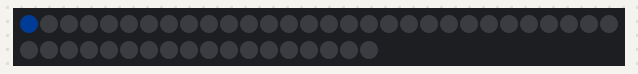
Simulated run of this sketch. Board: Arduino Uno, built with avr-gcc and run on an emulated ATmega328P. Parts: 48 RGB LEDs in strip order, left to right, continuing on the next row. Dim RGB values are drawn brighter than linear.

Above: at 0.03 s.
At 0.61 s:
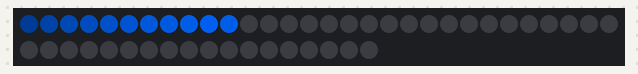
At 1.3 s:
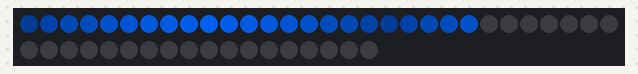
At 1.99 s:
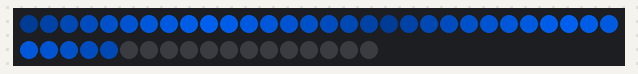
At 2.69 s:
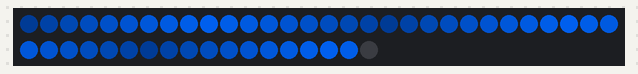

The sketch:

flow.ino
```cpp
#include "LPD8806.h"
#include "SPI.h"

int nLEDs = 48;

LPD8806 strip = LPD8806(nLEDs);
// GND-13-11

void setup() {
  // put your setup code here, to run once:
  Serial.begin(9600);
  strip.begin();
  strip.show();
}

void loop() {
  // put your main code here, to run repeatedly:
  flow(0, 40, 100);
}

void flow(int r, int g, int b) {

  int wait = 50;
  int rInc = r / 10; int gInc = g / 10; int bInc = b / 10;
  r = rInc; g = gInc; b = bInc;

  for(int i = 0; i < strip.numPixels(); i++) {
    strip.setPixelColor(i, 0);
  }
  strip.show();

  for(int i = 0; i < strip.numPixels(); i+=18) {

    for(int j = i; j < i + 9; j++) {
      strip.setPixelColor(j, strip.Color(r, g, b));
      strip.show();
      delay(wait);
      r+=rInc;
      g+=gInc;
      b+=bInc;
    }

    for(int j = i + 9; j < i + 18; j++) {
      strip.setPixelColor(j, strip.Color(r, g, b));
      strip.show();
      delay(wait);
      r-=rInc;
      g-=gInc;
      b-=bInc;
    }

  }
  strip.show();
  delay(wait);

}
```

Measured:
- by itself, everything shown: repeats every 3.2 s, in 48 steps
